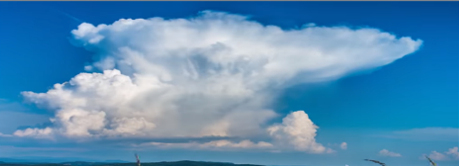
#> input picture GetCloudModel/inputImage/image2.png, 459 x 166 px
$ python paper2D.py
#> lines starting #> are read from the running program, lines starting #| are printed output that depends on the picture; after the words box and inside, x2 and y2 are one past the last pixel; in counts of white or black regions, pixels touching at a corner belong together
import cv2
import numpy as np
import matplotlib.pyplot as plt
from mpl_toolkits.mplot3d import Axes3D

def preprocess_image(image_path):
#> called with image_path = './inputImage/image2.png'
    image = cv2.imread(image_path)
#> image is the input picture: shape (166, 459, 3); mean B, G, R 181.6, 142.5, 87.5
    gray_image = cv2.cvtColor(image, cv2.COLOR_BGR2GRAY)
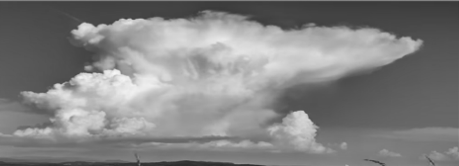
#> gray_image: shape (166, 459); min 43, max 246, mean 130.5
    return gray_image

def extract_cloud_features(gray_image, threshold=200):
#> called with threshold = 200
    _, binary_image = cv2.threshold(gray_image, threshold, 255, cv2.THRESH_BINARY)
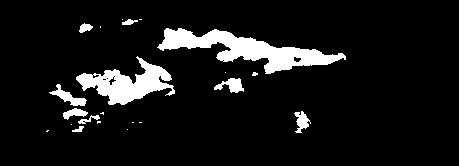
#> binary_image: shape (166, 459); 8.6% white; 22 white regions (12 under 20 px), largest, box (x1, y1, x2, y2) and area: (157, 28, 346, 74) 3247, (76, 56, 175, 105) 2140, (49, 84, 87, 106) 287
    return binary_image

def create_cloud_model(binary_image):
    fig = plt.figure()
    ax = fig.add_subplot(111, projection='3d')
    x, y = np.nonzero(binary_image)
#> x = 6582 values from 19 to 132; y = 6582 values, max 345 at index 2539, min 46 at index 6558, mean 190.6
    z = np.random.uniform(low=0, high=1, size=x.shape[0])
    ax.scatter(x, y, z)
    plt.show()
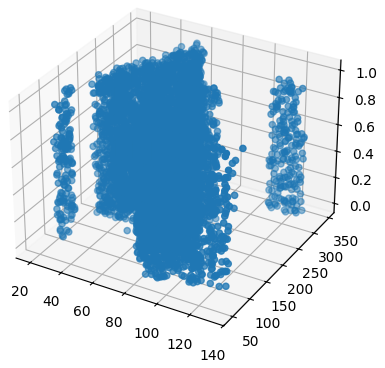
#> figure drawn by matplotlib, 1 panel
    return fig

# 主程序
image_path = './inputImage/image2.png'
preprocessed_image = preprocess_image(image_path)
cloud_features = extract_cloud_features(preprocessed_image)
cloud_model = create_cloud_model(cloud_features)

# 将模型保存到文件
cloud_model.savefig('./outputImage/image3.png')

$ run again, with GetCloudModel/inputImage/image4.png copied over GetCloudModel/inputImage/image2.png
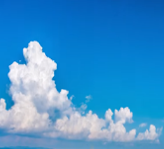
#> input picture GetCloudModel/inputImage/image4.png, 164 x 149 px
#> in preprocess_image, image is the input picture: shape (149, 164, 3); mean B, G, R 205.7, 146.8, 63.7
#> in extract_cloud_features, `_, binary_image = cv2.threshold(gray_image, threshold, 255, cv2.THRESH..`:
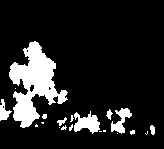
#> binary_image: shape (149, 164); 13.6% white; 20 white regions (12 under 20 px), largest, box (x1, y1, x2, y2) and area: (9, 41, 68, 128) 2359, (74, 111, 100, 134) 353, (111, 108, 132, 134) 254
#> x = 3334 values from 41 to 134; y = 3334 values, max 154 at index 3131, min 0 at index 1948, mean 48.78
#> in create_cloud_model, `plt.show()`:
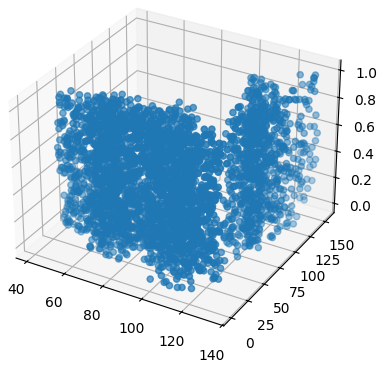
#> figure drawn by matplotlib, 1 panel

$ run again, with GetCloudModel/inputImage/image5.png copied over GetCloudModel/inputImage/image2.png
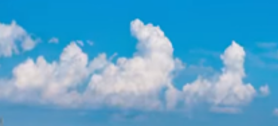
#> input picture GetCloudModel/inputImage/image5.png, 278 x 126 px
#> in preprocess_image, image is the input picture: shape (126, 278, 3); mean B, G, R 204, 163.8, 89
#> in extract_cloud_features, `_, binary_image = cv2.threshold(gray_image, threshold, 255, cv2.THRESH..`:
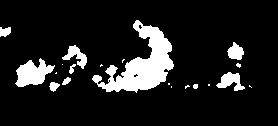
#> binary_image: shape (126, 278); 11.9% white; 20 white regions (10 under 20 px), largest, box (x1, y1, x2, y2) and area: (92, 20, 174, 93) 2430, (15, 58, 55, 87) 668, (216, 72, 245, 91) 289
#> x = 4153 values from 20 to 92; y = 4153 values, max 251 at index 3984, min 0 at index 58, mean 126
#> in create_cloud_model, `plt.show()`:
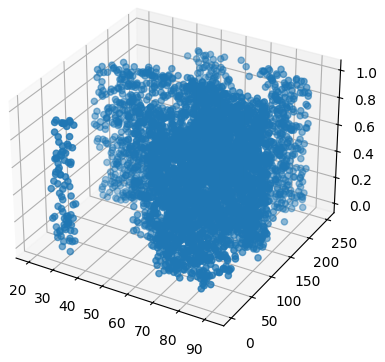
#> figure drawn by matplotlib, 1 panel

$ run again, with GetCloudModel/inputImage/image.png copied over GetCloudModel/inputImage/image2.png
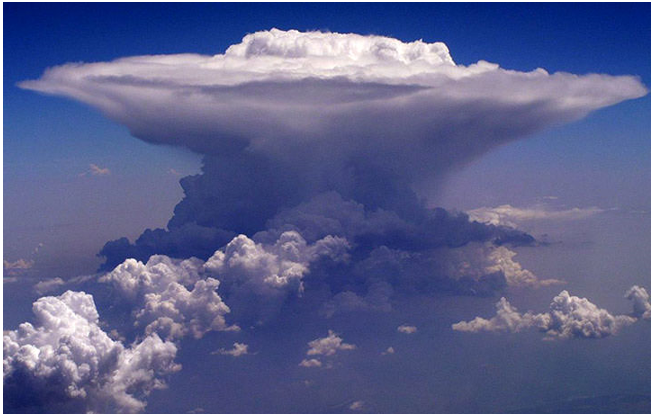
#> input picture GetCloudModel/inputImage/image.png, 653 x 419 px
#> in preprocess_image, image is the input picture: shape (419, 653, 3); mean B, G, R 141.2, 97.6, 91.8
#> in extract_cloud_features, `_, binary_image = cv2.threshold(gray_image, threshold, 255, cv2.THRESH..`:
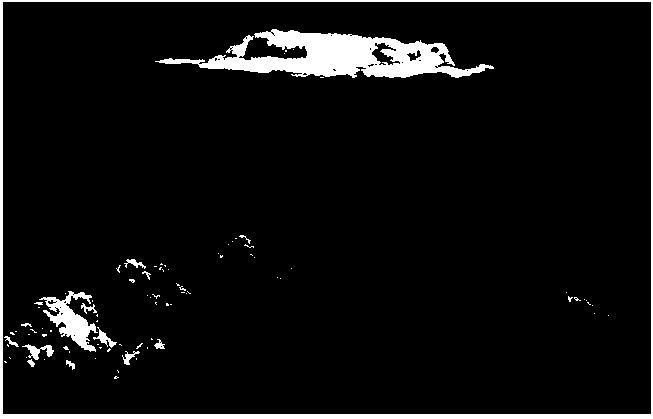
#> binary_image: shape (419, 653); 6.1% white; 89 white regions (73 under 20 px), largest, box (x1, y1, x2, y2) and area: (155, 29, 494, 78) 7582, (0, 0, 653, 419) 6631, (39, 291, 98, 352) 1353
#> x = 16783 values from 0 to 418; y = 16783 values, max 652 at index 652, min 0 at index 0, mean 287.2
#> in create_cloud_model, `plt.show()`:
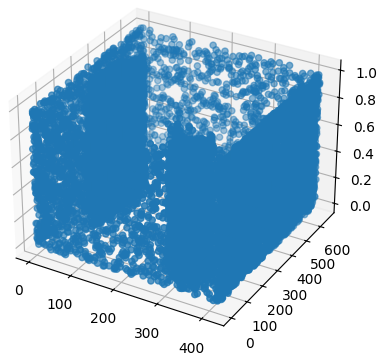
#> figure drawn by matplotlib, 1 panel
